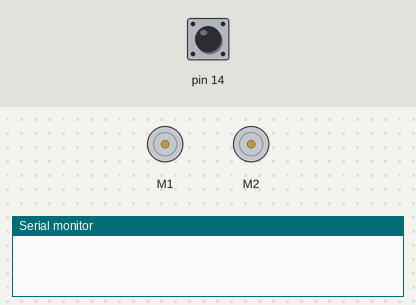
A sketch run on a simulated Arduino Leonardo, built with avr-gcc and run on an emulated ATmega32U4. Parts: 2 × DC motor (green arrow = forward, orange = backward, longer = faster), the last lines printed to the serial monitor. The test bench sets the inputs (shaded band); at power-on: pin 14 HIGH.

Above: at 1.2 s.
1.3 s: pin 14 pulled LOW for 0.15 s
At 2.9 s:
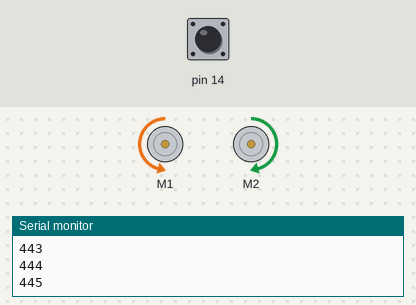
4.4 s: pin 14 pulled LOW for 1 s
At 8.11 s:
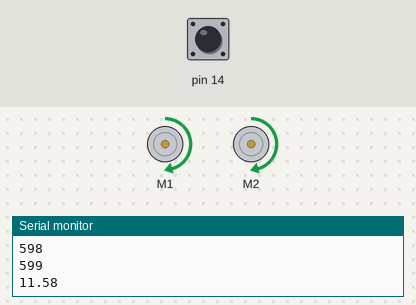
8.4 s: pin 14 pulled LOW for 3.2 s
At 15.0 s:
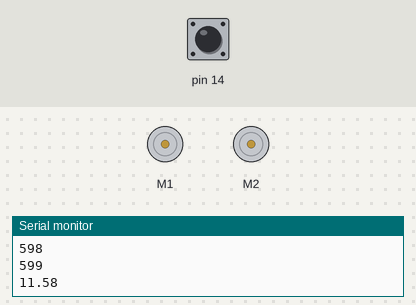
Timing chart, 0 to 16.5 s (numbered marks = the images above; inputs shaded):
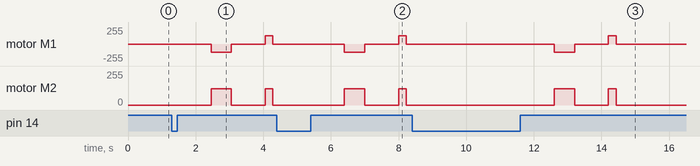

Measured:
- after the input at 1.3 s, motor M1: stopped → backward 122/255 after 1.2 s, → stopped 0.60 s later, → forward 122/255 1.0 s later, → stopped 0.23 s later; motor M2: stopped → forward 122/255 after 1.2 s, → stopped 0.60 s later, → forward 122/255 1.0 s later, → stopped 0.23 s later
- after the input at 4.4 s, motor M1: stopped → backward 122/255 after 2.0 s, → stopped 0.60 s later, → forward 122/255 1.0 s later, → stopped 0.23 s later; motor M2: stopped → forward 122/255 after 2.0 s, → stopped 0.60 s later, → forward 122/255 1.0 s later, → stopped 0.23 s later
- after the input at 8.4 s, motor M1: stopped → backward 122/255 after 4.2 s, → stopped 0.60 s later, → forward 122/255 1.0 s later, → stopped 0.23 s later; motor M2: stopped → forward 122/255 after 4.2 s, → stopped 0.60 s later, → forward 122/255 1.0 s later, → stopped 0.23 s later

The sketch:

sketch_mar01a.ino
```cpp
#include <Romi32U4.h>

Romi32U4Motors motors;
Romi32U4ButtonA buttonA;
#define CONFAC (50.0/13.0)
#define DIA (14.75)


void setup() {
  // put your setup code here, to run once:
  Serial.begin(9600);
}

void goCentiPerSec(float vLeft, float vRight) {
  motors.setSpeeds(-vLeft*CONFAC, vRight*CONFAC);
}

void goCenti(float Dist, float Vel) {
  float t = Dist/Vel*1000;
  int st = millis();
  while (millis()-st < t) {
    Serial.println(millis()-st);
   goCentiPerSec(Vel, Vel);


  }
  goCentiPerSec(0, 0);
}

void goCentiPerSecRight(float vRight) {
  motors.setRightSpeed(vRight*CONFAC);
}

void goCentiPerSecLeft(float vLeft) {
  motors.setLeftSpeed(-vLeft*CONFAC);
}

void goCentiRight(float Dist, float Vel) {
  float t = Dist/Vel*1000;
  int st = millis();
  while (millis()-st < t) {
    goCentiPerSecRight(Vel);
  }

}

void itTurneth(float Angle, float Speed) {
  float d = 1.0/2.0*Angle/180*3.14159*DIA;
  int st = millis();
  float t = d/Speed*1000;
  Serial.println(d);
  while (millis()-st < t) {
    goCentiPerSecRight(Speed);
    goCentiPerSecLeft(-Speed);
  }
  goCentiPerSec(0, 0);
}


void loop() {
  // put your main code here, to run repeatedly:
  buttonA.waitForButton();
  delay(1000);
// Test 1: 26 cm at 100 speed for 1 sec


//itTurneth(angle,speed); turning
//GoCenti(distance, speed); going forward
  goCenti(30, 50);
  delay(1000);
  itTurneth(90, 50);

}
```
